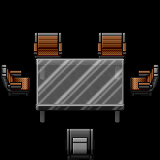

A level layout from a 2D game, rendered from its tile map. Below: a short description, then the map file with tile-grid data replaced by summaries:
An orthogonal 5x5 tile map with 32x32 px tiles, 3 tile layers (objects-under, objects, collision), 1 hidden layer not drawn, 3 tilesets.

<map version="1.0" orientation="orthogonal" width="5" height="5" tilewidth="32" tileheight="32">
 <tileset firstgid="1" name="furniture-modern" tilewidth="32" tileheight="32">
  <image source="../maps/graphics/tiles/furniture-modern.png" width="512" height="512" />
 </tileset>
 <tileset firstgid="257" name="furniture-placement" tilewidth="32" tileheight="32">
  <image source="../maps/graphics/tiles/furniture-placement.png" width="64" height="64" />
  <tile id="2">
   <properties>
    <property name="constraint" value="ground" />
   </properties>
  </tile>
  <tile id="3">
   <properties>
    <property name="constraint" value="wall" />
   </properties>
  </tile>
 </tileset>
 <tileset firstgid="261" name="collision" tilewidth="32" tileheight="32">
  <image source="../maps/graphics/tiles/collision.png" width="64" height="32" />
  <tile id="0">
   <properties>
    <property name="collision" value="short" />
   </properties>
  </tile>
 </tileset>
 <layer name="objects-under" width="5" height="5">
  <data>[25 cells, 2 non-empty, 1 distinct tile ids]</data>
 </layer>
 <layer name="objects" width="5" height="5">
  <data>[25 cells, 12 non-empty, 12 distinct tile ids]</data>
 </layer>
 <layer name="constraints" width="5" height="5" visible="0">
  <data>[25 cells, 11 non-empty, 1 distinct tile ids]</data>
 </layer>
 <layer name="collision" width="5" height="5">
  <data>[25 cells, 6 non-empty, 1 distinct tile ids]</data>
 </layer>
</map>
